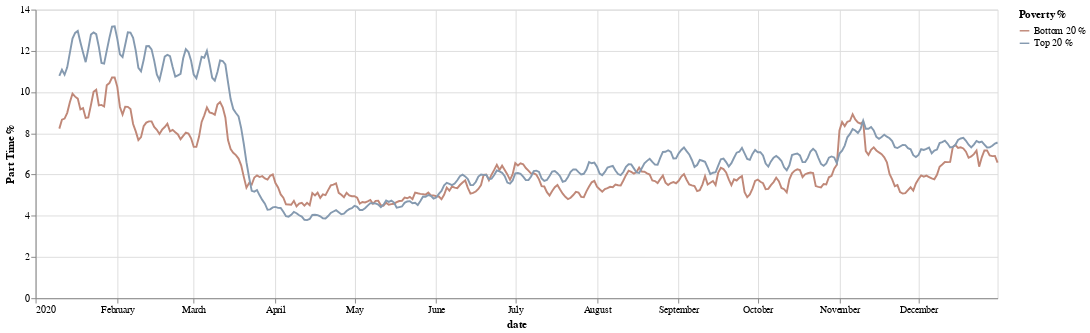

This figure's notebook cell:
### Code cell
# analysis for the entire year on monthly basis
df_str = df.copy(deep=True) #make a deep copy

df_str['date'] = pd.to_datetime(df_str['date'],utc= True) # extract the months

df_str = df_str.groupby([df_str['date']]).mean().rolling(10).mean()[0:] #find the mean for the days and roll up for every 10 days

chart = alt.Chart(df_str.reset_index()).transform_fold(
    fold=['Bottom 20 %', 'Top 20 %'],
    as_ = ['Poverty %','part_time_percentage']
    
    ).mark_line().encode(
      x='date:T',
      y= alt.Y('part_time_percentage:Q', title = 'Part Time %'), color='Poverty %:N'
    ).properties(width = 1000)
chart

### Figure 1 — Vega-Lite specification as saved in the notebook (floating-point values rounded to 4 significant figures; data arrays with more than 128 entries replaced by an {"elided": "..."} marker saying what was removed)
{"config": {"view": {"continuousHeight": 300, "continuousWidth": 400}, "range": {"category": {"scheme": ["#FF4500", "#a0aab4", "#4E79A7"]}}}, "data": {"name": "data-2410d37f1997f8004500e414fc153e34"}, "mark": "line", "encoding": {"color": {"type": "nominal", "field": "Poverty %"}, "x": {"type": "temporal", "field": "date"}, "y": {"type": "quantitative", "field": "part_time_percentage", "title": "Part Time %"}}, "transform": [{"fold": ["Bottom 20 %", "Top 20 %"], "as": ["Poverty %", "part_time_percentage"]}], "width": 1000, "$schema": "https://vega.github.io/schema/vega-lite/v4.8.1.json", "datasets": {"data-2410d37f1997f8004500e414fc153e34": {"elided": "366 records"}}}
